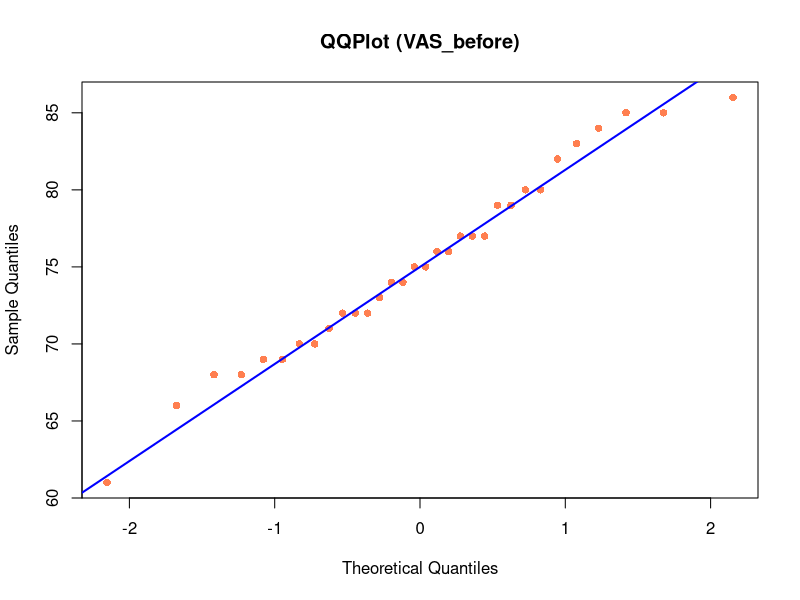
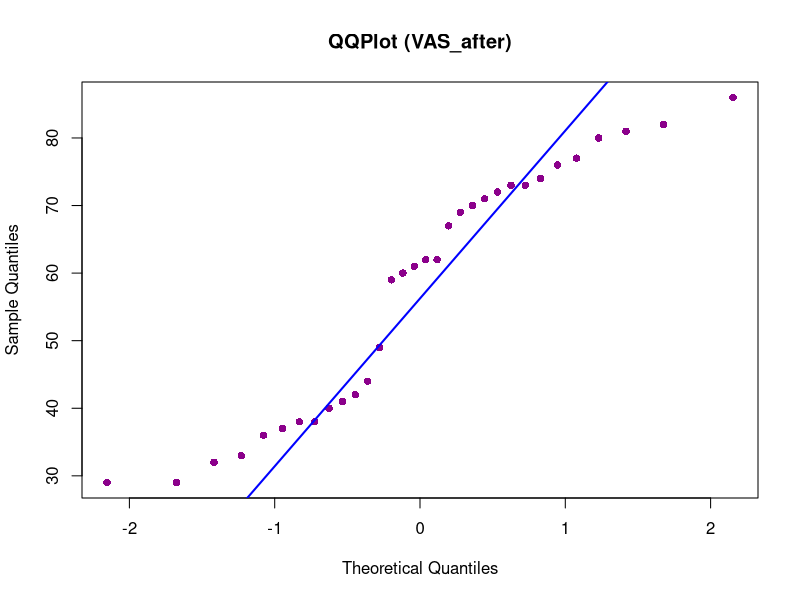
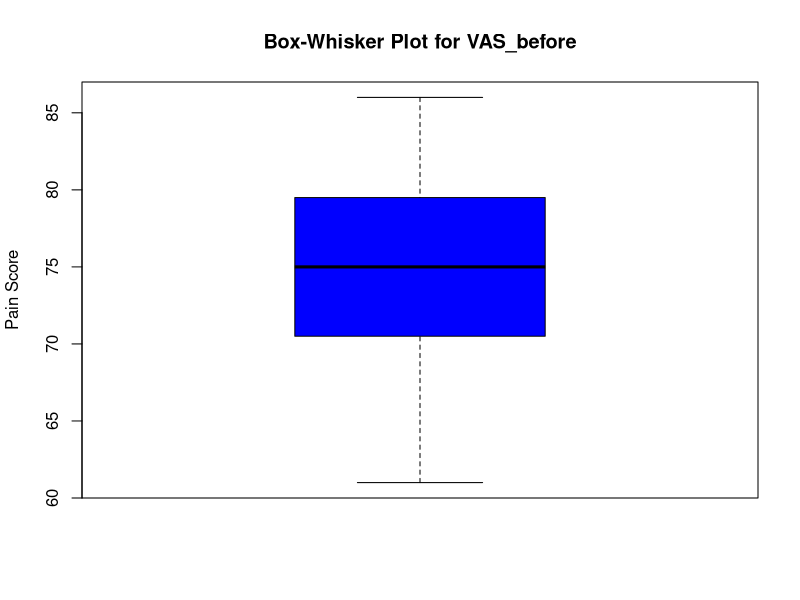
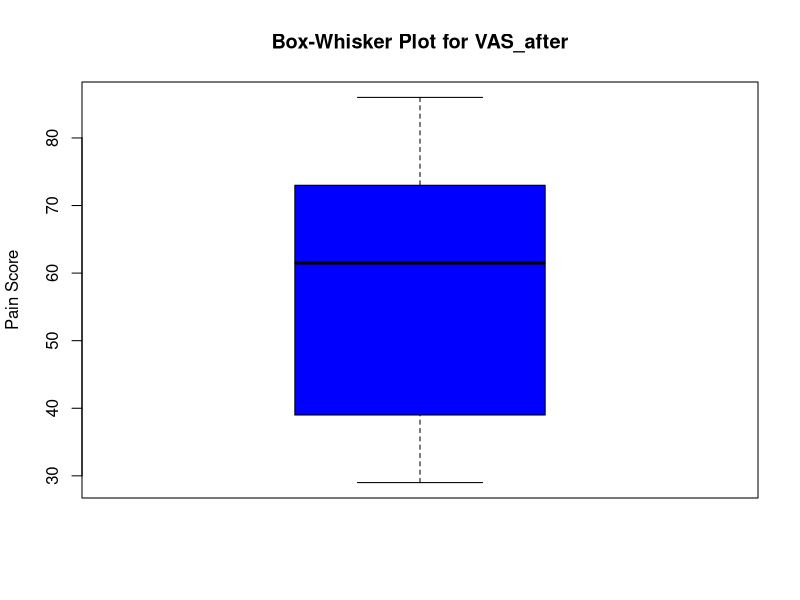
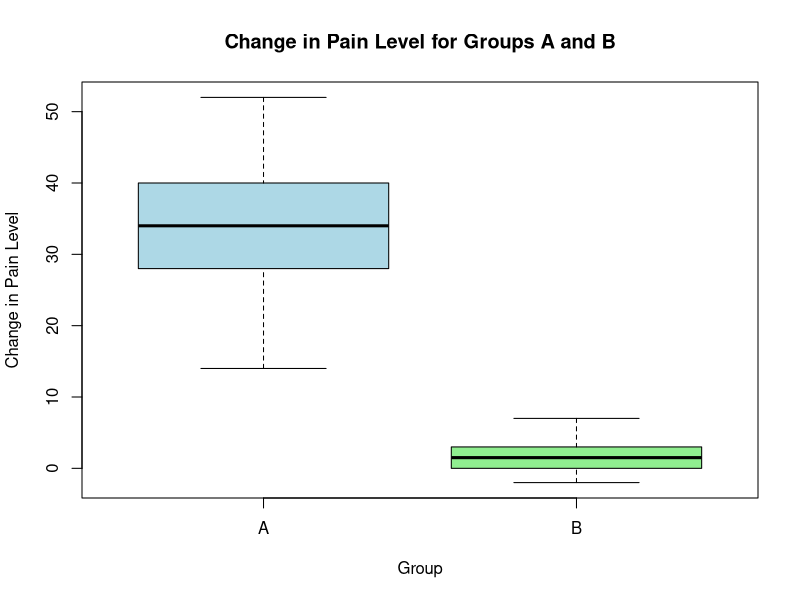

Source code (R) for these figures, in order:
#Assignment 1_Parametric tests
#Marina Nikon

#BACKGROUND:
#In a randomized control trial, 32 patients were divided into
#two groups: A and B. Group A received test drug whereas group B
#received placebo. The variable of interest was ‘Change in pain
#level’ measured by visual analogue scale (VAS)’ before treatment
#and after 3 days of treatment.

#QUESTIONS:
#1 Import VAS DATA and name it as pain_vas. Check for normality of the data.
#2 Is post treatment VAS score significantly less as compared
# to ‘before treatment’ VAS score for Group A? 
#3 Is post treatment VAS score significantly less as compared
# to ‘before treatment’ VAS score for Group B? 
#4 Is the average change in pain level for group ‘A’ significantly
# more than group ‘B’? 
#5 Present change in pain level for each group using box-whisker plot.

#Import VAS DATA and name it as pain_vas. 
pain_vas<-read.csv("vas_data.csv", header = TRUE)
#pain_vas<-read.csv(file.choose(), header = TRUE)
str(pain_vas)
head(pain_vas)
dim(pain_vas)

#Check for normality of the data.
#QQ Plots to check the normality for VAS_before and
#VAS_after Treatment
qqnorm(pain_vas$VAS_before, main = "QQPlot (VAS_before)",
       col="coral", pch = 16)
qqline(pain_vas$VAS_before, col="blue", lwd = 2) 
#Interpretation: Distribution of 'VAS_before'
#can be assumed to be normal

#QQPlot to check the normality for VAS_after
qqnorm(pain_vas$VAS_after, main = "QQPlot (VAS_after)",
       col="darkmagenta", pch = 16)
qqline(pain_vas$VAS_after, col="blue", lwd = 2) 
#Interpretation: Distribution of 'VAS_after'shows
#some deviation from normality, but these are not extreme.
#The overall shape is still a straight line, especially in the middle


#Check for normality of VAS_before (overall) using Box-Whisker Plot #SYMMETRY
boxplot (pain_vas$VAS_before, col = "blue",
         main = "Box-Whisker Plot for VAS_before",
         ylab = "Pain Score")
#Interpretation: Distribution of 'VAS_before'
#can be assumed to be normal


# Check for normality of  VAS_after (overall) using Box-Whisker Plot
boxplot(pain_vas$VAS_after, col = "blue",
        main = "Box-Whisker Plot for VAS_after",
        ylab = "Pain Score")
#Interpretation: Distribution of 'VAS_after'
#can be assumed slightly right skewed


# Check for normality of VAS_before using Shapiro-Wilk test
shapiro.test(pain_vas$VAS_before)
#Interpretation: p-value = 0.7822, greater than 0.05, do not reject the
#null hypothesis. Distribution of 'VAS_before' 
#can be assumed to be normal


# Check for normality of VAS_after using Shapiro-Wilk test
shapiro.test(pain_vas$VAS_after)
#Interpretation: p-value = 0.01155, less than 0.05, reject the 
#null hypothesis.  Distribution of 'VAS_after' 
#can be assumed not normal


#Kolmogorov-Smirnof test to check  normality for VAS_before
#Install and use package 'nortest'
install.packages('nortest') # Install if necessary
library(nortest) # Load the library
lillie.test(pain_vas$VAS_before)
#Interpretation: p-value = 0.94, more than 0.05, do 
#not reject the null hypothesis.
#Distribution of 'VAS_before' can be assumed to be normal


#Kolmogorov-Smirnof test to check  normality for VAS_after
lillie.test(pain_vas$VAS_after)
#Interpretation: p-value = 0.07728, more than 0.05, do 
#not reject the null hypothesis.
#Distribution of 'VAS_after' can be assumed to be normal


#Is post treatment VAS score significantly less as compared
#to ‘before treatment’ VAS score for Group A?
#t.test for paired samples for Group A
t.test(pain_vas$VAS_before[pain_vas$Group == "A"], 
       pain_vas$VAS_after[pain_vas$Group == "A"], 
       alternative = "less", # test if post-treatment scores are significantly lower
       paired = TRUE)
#Interpretation: p-value = 1, can be assumed that
#post treatment VAS score is significantly 
#less as compared to ‘before treatment’ for Group A



#Is post treatment VAS score significantly less as compared 
#to ‘before treatment’ VAS score for Group B?
#t.test for paired samples for Group B
t.test(pain_vas$VAS_before[pain_vas$Group == "B"], 
       pain_vas$VAS_after[pain_vas$Group == "B"], 
       alternative = "less", #test if post-treatment scores are significantly lower
       paired = TRUE)
#Interpretation: p-value = 0.9858, can be assumed that
#post treatment VAS score is significantly 
#less as compared to ‘before treatment’ for Group B



#teacher comments
#Check normality for the change-in-pain for gr A for
#paired t test . Also alternative='greater'.

#suggests that before performing a paired t-test to see,
# you need to verify whether the data for the
#change in pain for Group A follows a normal distribution. 
#This is because the paired t-test assumes normality of the 
#differences (change in pain) - smotret document "obyasneniya"

#Is the average change in pain level for group ‘A’ 
#significantly more than group ‘B’? 
#Calculate the change in pain level
pain_vas$change_in_pain <- pain_vas$VAS_before - pain_vas$VAS_after

#Compare the average changes between "A" and "B" groups
t.test(pain_vas$change_in_pain[pain_vas$Group == "A"], 
       pain_vas$change_in_pain[pain_vas$Group == "B"], 
       alternative = "greater")
#Interpretation: p-value = 1.903e-09
#Could be assumed that the average change in pain 
#level for group ‘A’ is significantly more than group ‘B’


#Present change in pain level for each group using box-whisker plot.
boxplot(change_in_pain ~ Group, data = pain_vas,
        col = c("lightblue", "lightgreen"),
        main = "Change in Pain Level for Groups A and B",
        xlab = "Group",
        ylab = "Change in Pain Level")

#Interpretation:
#The box-whisker plot shows that the median change in pain level
#is significantly higher for Group A than for Group B, indicating
#that Group A experienced a greater reduction in pain. 
#The distribution of change in pain level for Group A is approximately
#symmetric, with a wide spread, suggesting different responses to
#the treatment within this group. The distribution for Group B is a little bit
#positively skewed, meaning small pain reductions.
#It could be assumed that Group A had a greater overall
#reduction in pain than Group B.
